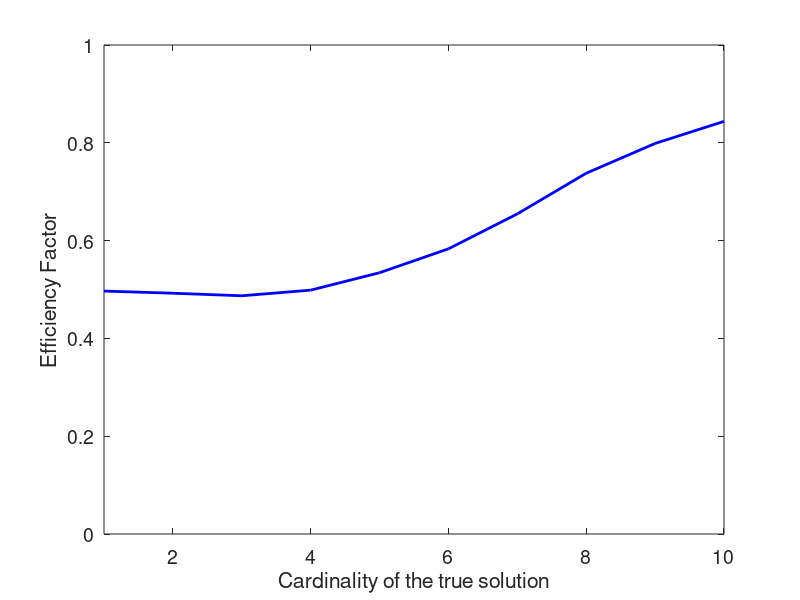

This chart was generated by the following MATLAB code:
% Figure - NONE
% =========================================
% In this script we explore the efficiency of the weak-MP, 
% compared to the plain MP. The efficiency is given as a ratio in the 
% range [0,1], repesentating the relative number of inner-products
% performed by the weak-MP, compared to the MP. 

n=30; m=50; Smax=10; Exper=2000; 

A=randn(n,m);
W=sqrt(diag(A'*A));
for k=1:1:m, 
    A(:,k)=A(:,k)/W(k); 
end; 

Efficiency=zeros(Smax,1);

count=zeros(Smax,Exper); 
for S=1:1:Smax,
   
    for experiment=1:1:Exper
       
        % Generate a test signal of cardinality S
        x=zeros(m,1);
        pos=randperm(m);
        x(pos(1:S))=sign(randn(S,1)).*(1+rand(S,1));
        b=A*x; 
    
        % Apply WMP
        thrWMP=1e-8; t=0.5; 
        r=b;
        xWMP=zeros(m,1);
        for kk=1:1:S,
            Z=abs(A'*r);
            posZ=find(Z>=t*sqrt(r'*r),1);
            if isempty(posZ)
                count(S,experiment)=count(S,experiment)+1/S; 
                posZ=find(Z==max(Z),1);
            else
                count(S,experiment)=count(S,experiment)+posZ/m/S; 
            end;
            xWMP(posZ)=xWMP(posZ)+A(:,posZ)'*r;
            r=r-A(:,posZ)*A(:,posZ)'*r;
        end;
        
    end;    
    Efficiency(S)=mean(count(S,:)); 
end;

figure(1); clf; 
h=plot(1:1:Smax,Efficiency,'b');  
set(h,'LineWidth',2);
h=xlabel('Cardinality of the true solution'); set(h,'FontSize',14);
h=ylabel('Efficiency Factor'); set(h,'FontSize',14);
set(gca,'FontSize',14);
axis([1 Smax 0 1]); 





